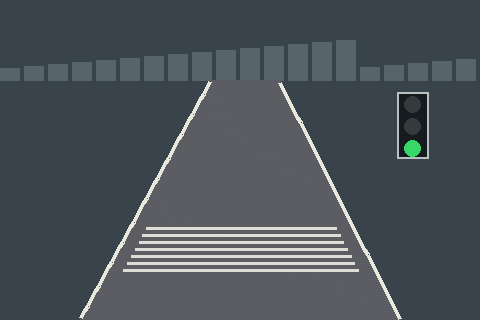
#> input picture Perception/Q2_Crossing_Conflicting_Evidence/clear_green/000.png, 480 x 320 px; the run also reads 1 picture not shown here
$ jupyter execute --allow-errors q2subpartb.ipynb
#> lines starting #> are read from the running program, lines starting #| are printed output that depends on the picture
#> (reads Perception/Q2_Crossing_Conflicting_Evidence/crossing_evidence.csv from the repository)
## Baseline Decision Logic

The baseline combines image-based person detection, the supplied `person_score`, `red_score`, and V2X information to produce **STOP, SLOW, or GO**. The conditions are evaluated sequentially, and the first satisfied condition immediately determines the decision.

### Person Detection and Road Boundary

The image is analysed at **row \(v=235\)**. Pixel brightness is calculated as \(R+G+B\). Pixels with brightness **≤ 150** are treated as black. Black pixels separated by at most **3 pixels** are grouped, groups smaller than **2 pixels** are discarded, and the two largest groups are treated as the person's two legs. The rightmost pixel of the right-leg group is used to determine the person's position relative to the road boundary.

For road-boundary detection, the maximum brightness must be **≥ 650**. Among pixels having the maximum brightness, the leftmost pixel is taken as the **left road boundary** and the rightmost pixel as the **right road boundary**. The boundary pair is considered valid only when their separation is **≥ 10 pixels**.

The image-based person score is assigned as follows:

- Fewer than two leg groups detected → `image_person_score = 0.0`
- Maximum brightness < 650 → `image_person_score = 1.0`
- Boundary gap < 10 pixels → `image_person_score = 1.0`
- Rightmost right-leg pixel < right boundary → `image_person_score = 1.0`
- Otherwise → `image_person_score = 0.5`

### Exact Decision Sequence

The baseline follows the **exact order implemented in the code**:

1. `image_person_score > 0.8` → **STOP**
2. `0.5 ≤ image_person_score ≤ 0.8` → **SLOW**
3. `person_score > 0.8` → **STOP**
4. `red_score > 0.8` → **STOP**
5. `v2x_light == "red"` → **STOP**
6. `0.5 ≤ person_score ≤ 0.8` → **SLOW**
7. `0.5 ≤ red_score ≤ 0.8` → **SLOW**
8. If none of the above conditions is satisfied → **GO**

Because the function returns immediately when a condition is satisfied, an earlier condition can override evidence checked later. For example, if `image_person_score = 0.5` and `red_score = 0.95`, the system returns **SLOW** at Step 2 and never reaches the red-light STOP condition.

### Thresholds and Assumptions

- Row used for image analysis: **\(v=235\)**
- Black-pixel threshold: **150**
- Maximum gap for grouping black pixels: **3 pixels**
- Minimum group size: **2 pixels**
- Number of leg groups required: **2**
- Road-boundary brightness threshold: **650**
- Minimum boundary separation: **10 pixels**
- STOP threshold for person/red scores: **> 0.8**
- SLOW range for person/red scores: **0.5–0.8**
- `person_score` and `red_score` are treated as evidence scores, not calibrated probabilities.
- V2X `red` is treated as STOP evidence.
- Reference labels are not used in the baseline decision.

[cell 1]
import cv2
import numpy as np
import pandas as pd
import glob
import os
import matplotlib.pyplot as plt


# ============================================================
# 1. IMAGE-BASED PERSON SCORE
# ============================================================

def get_image_person_score(image_path):

#> called with image_path = 'clear_green/000.png'
    img = cv2.imread(image_path)
#> img is the input picture: shape (320, 480, 3); mean B, G, R 89.2, 82.9, 75.2

    if img is None:
        return 0.0

    # Convert BGR → RGB
    img = cv2.cvtColor(img, cv2.COLOR_BGR2RGB)

    # --------------------------------------------------------
    # Check row v = 235
    # --------------------------------------------------------

    v = 235
    row = img[v]
#> row = 480 rows, first 8: [57, 67, 75], [57, 67, 75], [57, 67, 75], [57, 67, 75], [57, 67, 75], [57, 67, 75], [57, 67, 75], [57, 67, 75]

    # Brightness = R + G + B
    brightness = np.sum(row[:, :3], axis=1)
#> brightness = 480 values, max 686 at index 124, min 199 at index 0, mean 402.7

    # --------------------------------------------------------
    # Detect black pixels
    # --------------------------------------------------------

    # Black-pixel threshold = 150
    black_pixels = np.where(brightness <= 150)[0]
#> black_pixels = empty array

    # --------------------------------------------------------
    # Group nearby black pixels
    # --------------------------------------------------------

    groups = []

    if len(black_pixels) > 0:

        current_group = [black_pixels[0]]

        for i in range(1, len(black_pixels)):

            # Pixels within 3 positions are considered
            # part of the same group
            if black_pixels[i] - black_pixels[i - 1] <= 3:

                current_group.append(black_pixels[i])

            else:

                if len(current_group) >= 2:
                    groups.append(current_group)

                current_group = [black_pixels[i]]

        # Add final group
        if len(current_group) >= 2:
            groups.append(current_group)

    # --------------------------------------------------------
    # Need two groups = two legs
    # --------------------------------------------------------

    if len(groups) < 2:

        return 0.0

    # Take two largest groups
    groups = sorted(
        groups,
        key=len,
        reverse=True
    )[:2]

    # Sort groups from left → right
    groups = sorted(
        groups,
        key=lambda g: np.mean(g)
    )

    left_leg = groups[0]
    right_leg = groups[1]

    # Rightmost pixel of right leg
    right_leg_rightmost = max(right_leg)

    # --------------------------------------------------------
    # Detect RIGHT ROAD BOUNDARY
    # --------------------------------------------------------

    max_brightness = np.max(brightness)

    # Road-boundary brightness threshold = 650
    if max_brightness < 650:

        # No right boundary detected.
        # Since two legs are detected, conclude
        # that the person is on the road.

        return 1.0

    # --------------------------------------------------------
    # Find LEFT and RIGHT road boundaries
    # --------------------------------------------------------

    brightest_pixels = np.where(
        brightness == max_brightness
    )[0]

    # Leftmost brightest pixel = left boundary
    left_boundary = np.min(brightest_pixels)

    # Rightmost brightest pixel = right boundary
    right_boundary = np.max(brightest_pixels)

    # --------------------------------------------------------
    # Check minimum gap between road boundaries
    # --------------------------------------------------------

    boundary_gap = right_boundary - left_boundary

    if boundary_gap < 10:

        # Boundaries are too close to be considered
        # a valid road boundary pair.
        #
        # Therefore the right boundary is treated
        # as NOT detected.

        return 1.0

    # --------------------------------------------------------
    # Determine whether person is on road
    # --------------------------------------------------------

    if right_leg_rightmost < right_boundary:

        # Person is inside the road
        return 1.0

    else:

        # Person detected but road occupancy is uncertain
        return 0.5


# # ============================================================
# 2. BASELINE DECISION LOGIC
# ============================================================

def baseline_decision(
    person_score,
    image_person_score,
    red_score,
    v2x_light
):

  # ========================================================
    # STEP 1 — CHECK ALL STOP CONDITIONS FIRST
    # ========================================================

    # Image-based person evidence
    if image_person_score > 0.8:

        return "STOP", "Image confirms person is on road"

    if 0.5 <= image_person_score <= 0.8:

        return "SLOW", (
            "Person detected but road occupancy uncertain"
        )

    # Secondary person evidence
    if person_score > 0.8:

        return "STOP", "High person_score"

    # Red-light evidence
    if red_score > 0.8:

        return "STOP", "High red_score"

    # V2X red signal
    if str(v2x_light).lower() == "red":

        return "STOP", "V2X reports red"


    # ========================================================
    # STEP 2 — IF NO STOP, CHECK ALL SLOW CONDITIONS
    # ========================================================

    # Secondary person evidence
    if 0.5 <= person_score <= 0.8:

        return "SLOW", "Moderate person_score"

    # Red-light evidence
    if 0.5 <= red_score <= 0.8:

        return "SLOW", "Moderate red_score"


    # ========================================================
    # STEP 3 — OTHERWISE GO
    # ========================================================

    return "GO", "No strong person/red/V2X evidence"
# ============================================================
# 3. LOAD CROSSING EVIDENCE
# ============================================================

evidence_path = "crossing_evidence.csv"

evidence = pd.read_csv(evidence_path)


# ============================================================
# 4. LOAD PERSON-CROSSING IMAGES
# ============================================================

image_files = sorted(
    glob.glob("clear_green/*.png"),
    key=lambda x: int(
        os.path.splitext(
            os.path.basename(x)
        )[0].split("_")[-1]
    )
)


# ============================================================
# 5. PROCESS ALL FRAMES
# ============================================================

results = []

for image_path in image_files:

    filename = os.path.basename(image_path)

    # Extract frame number
    frame_number = int(
        os.path.splitext(filename)[0].split("_")[-1]
    )

    # --------------------------------------------------------
    # Find corresponding evidence row
    # --------------------------------------------------------

    row = evidence[
        (evidence["episode"] == "clear_green") &
        (evidence["frame"] == frame_number)
    ]

    if len(row) == 0:

        print("No evidence found for:", filename)
        continue

    row = row.iloc[0]

    # CSV evidence
    time_s = row["time_s"]
    person_score = row["person_score"]
    red_score = row["red_score"]
    v2x_light = row["v2x_light"]

    # --------------------------------------------------------
    # Calculate our image-based person score
    # --------------------------------------------------------

    image_person_score = get_image_person_score(
        image_path
    )

    # --------------------------------------------------------
    # Apply baseline decision
    # --------------------------------------------------------

    decision, reason = baseline_decision(
        person_score,
        image_person_score,
        red_score,
        v2x_light
    )

    # --------------------------------------------------------
    # Store result
    # --------------------------------------------------------

    results.append({

        "frame": frame_number,

        "time_s": time_s,

        "person_score": person_score,

        "image_person_score": image_person_score,

        "red_score": red_score,

        "v2x_light": v2x_light,

        "decision": decision,

        "reason": reason
    })


# ============================================================
# 6. CREATE RESULTS DATAFRAME
# ============================================================

results_dfb1 = pd.DataFrame(results)


# ============================================================
# 7. PRINT FULL TIMELINE
# ============================================================

print("\n" + "=" * 110)

print(
    "PERSON CROSSING — BASELINE DECISION TIMELINE"
)

print("=" * 110)

for _, r in results_dfb1.iterrows():

    print(
        f"Frame {int(r['frame']):02d} | "
        f"t={r['time_s']:.2f}s | "
        f"person={r['person_score']:.3f} | "
        f"image_person={r['image_person_score']:.1f} | "
        f"red={r['red_score']:.3f} | "
        f"V2X={r['v2x_light']} | "
        f"{r['decision']:4s} | "
        f"{r['reason']}"
    )


# ============================================================
# 8. PRINT COMPACT TIMELINE
# ============================================================

print("\n")
print("COMPACT TIMELINE")
print("-" * 60)

for _, r in results_dfb1.iterrows():

    print(
        f"Frame {int(r['frame']):02d} "
        f"(t={r['time_s']:.2f}s) → "
        f"{r['decision']}"
    )


# ============================================================
# 9. PLOT DECISION TIMELINE
# ============================================================

decision_value = {
    "GO": 0,
    "SLOW": 1,
    "STOP": 2
}

y = results_dfb1["decision"].map(
    decision_value
)

plt.figure(figsize=(12, 5))

plt.step(
    results_dfb1["time_s"],
    y,
    where="post"
)

plt.yticks(
    [0, 1, 2],
    ["GO", "SLOW", "STOP"]
)

plt.xlabel("Time (s)")
plt.ylabel("Decision")

plt.title(
    "Baseline Decision Timeline — Person Crossing"
)

plt.grid(True, alpha=0.3)

plt.show()
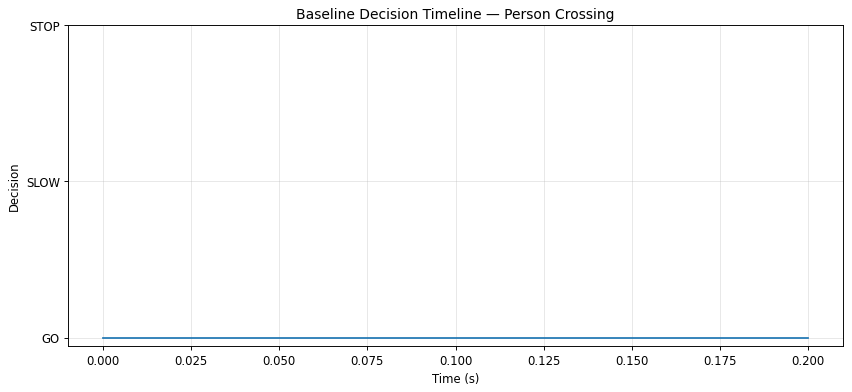
#> figure drawn by matplotlib, 1 panel

import cv2
import numpy as np
import pandas as pd
import glob
import os
import matplotlib.pyplot as plt


# ============================================================
# 1. IMAGE-BASED PERSON SCORE
# ============================================================

# [205 lines left out: functions get_image_person_score, baseline_decision, not called in this run]
# ============================================================
# 3. LOAD CROSSING EVIDENCE
# ============================================================

evidence_path = "crossing_evidence.csv"

evidence = pd.read_csv(evidence_path)


# ============================================================
# 4. LOAD PERSON-CROSSING IMAGES
# ============================================================

image_files = sorted(
    glob.glob("late_red/*.png"),
    key=lambda x: int(
        os.path.splitext(
            os.path.basename(x)
        )[0].split("_")[-1]
    )
)


# ============================================================
# 5. PROCESS ALL FRAMES
# ============================================================

results = []

for image_path in image_files:

    filename = os.path.basename(image_path)

    # Extract frame number
    frame_number = int(
        os.path.splitext(filename)[0].split("_")[-1]
    )

    # --------------------------------------------------------
    # Find corresponding evidence row
    # --------------------------------------------------------

    row = evidence[
        (evidence["episode"] == "late_red") &
        (evidence["frame"] == frame_number)
    ]

    if len(row) == 0:

        print("No evidence found for:", filename)
        continue

    row = row.iloc[0]

    # CSV evidence
    time_s = row["time_s"]
    person_score = row["person_score"]
    red_score = row["red_score"]
    v2x_light = row["v2x_light"]

    # --------------------------------------------------------
    # Calculate our image-based person score
    # --------------------------------------------------------

    image_person_score = get_image_person_score(
        image_path
    )

    # --------------------------------------------------------
    # Apply baseline decision
    # --------------------------------------------------------

    decision, reason = baseline_decision(
        person_score,
        image_person_score,
        red_score,
        v2x_light
    )

    # --------------------------------------------------------
    # Store result
    # --------------------------------------------------------

    results.append({

        "frame": frame_number,

        "time_s": time_s,

        "person_score": person_score,

        "image_person_score": image_person_score,

        "red_score": red_score,

        "v2x_light": v2x_light,

        "decision": decision,

        "reason": reason
    })


# ============================================================
# 6. CREATE RESULTS DATAFRAME
# ============================================================

results_dfb2 = pd.DataFrame(results)


# ============================================================
# 7. PRINT FULL TIMELINE
# ============================================================

print("\n" + "=" * 110)

print(
    "PERSON CROSSING — BASELINE DECISION TIMELINE"
)

print("=" * 110)

for _, r in results_dfb2.iterrows():

    print(
        f"Frame {int(r['frame']):02d} | "
        f"t={r['time_s']:.2f}s | "
        f"person={r['person_score']:.3f} | "
        f"image_person={r['image_person_score']:.1f} | "
        f"red={r['red_score']:.3f} | "
        f"V2X={r['v2x_light']} | "
        f"{r['decision']:4s} | "
        f"{r['reason']}"
    )


# ============================================================
# 8. PRINT COMPACT TIMELINE
# ============================================================

print("\n")
print("COMPACT TIMELINE")
print("-" * 60)

for _, r in results_dfb2.iterrows():

    print(
        f"Frame {int(r['frame']):02d} "
        f"(t={r['time_s']:.2f}s) → "
        f"{r['decision']}"
    )


# ============================================================
# 9. PLOT DECISION TIMELINE
# ============================================================

decision_value = {
    "GO": 0,
    "SLOW": 1,
    "STOP": 2
}

#> (the rest of this cell did not finish here and is left out)

[cell 2]
import cv2
import numpy as np

# Load image
img = cv2.imread("person_crossing/010.png")
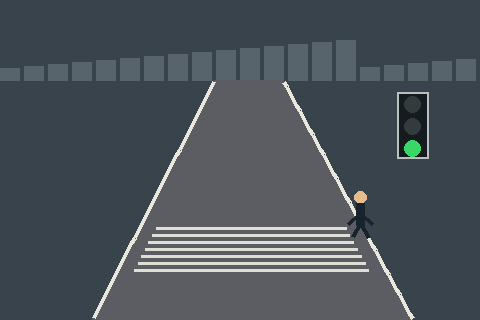
#> input picture Perception/Q2_Crossing_Conflicting_Evidence/person_crossing/010.png, 480 x 320 px
#> img is the input picture: shape (320, 480, 3); mean B, G, R 89.1, 82.8, 75.1

# Convert BGR → RGB
img = cv2.cvtColor(img, cv2.COLOR_BGR2RGB)
#> (the rest of the program and of its run is left out)
